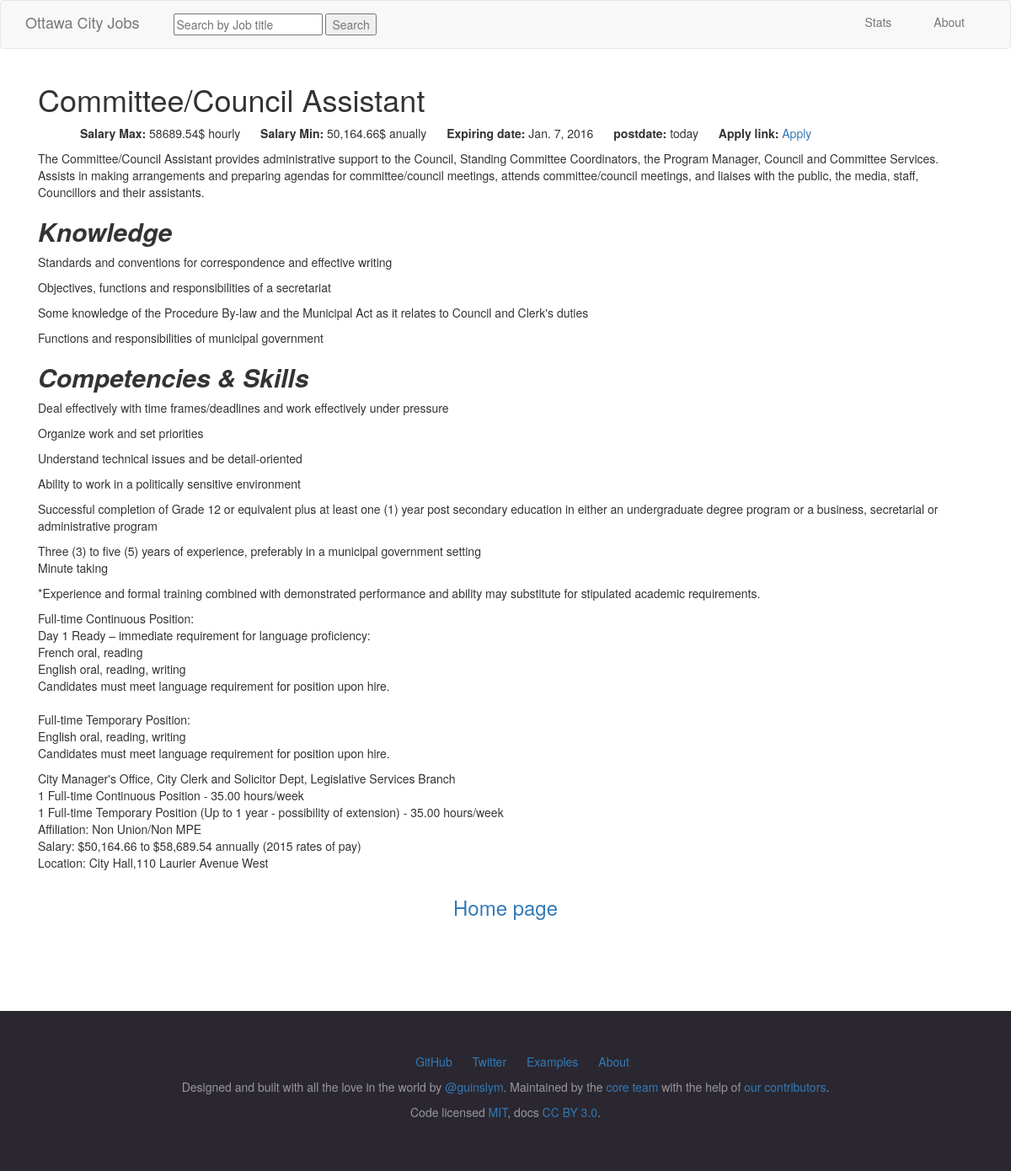
The app's page /emplois/81/ with its own data.
### emplois/models.py (models this page shows, shortened)
@python_2_unicode_compatible
class Job(models.Model):
    FRENCH = 'FR'
    ENGLISH = 'EN'
    LANGUAGE_CHOICE = (
            (FRENCH, 'Francais'),
            (ENGLISH, 'English'),
            )
    joburl = models.URLField(max_length=250, blank=True, null=True)
    expirydate = models.DateField(auto_now=True, blank=True, null=True)
    salarymax = models.CharField(max_length=40, blank=True, null=True)
    salarymin = models.CharField(max_length=40, blank=True, null=True)
    salarytype = models.CharField(max_length=20, blank=True, null=True)
    name = models.CharField(max_length=40, blank=True, null=True)
    language = models.CharField(max_length=2, choices=LANGUAGE_CHOICE, default=ENGLISH)
    position = models.CharField(max_length=150, blank=True, null=True)
    jobref = models.CharField(max_length=30, unique=True, blank=True, null=True)
    job_summary = models.TextField(blank=True, null=True)
    pub_date = models.DateTimeField(auto_now=True, blank=True, null=True)
    slug = AutoSlugField(populate_from='name',
                         unique_with=['jobref','position', 'pub_date__month'])

@python_2_unicode_compatible
class Description(models.Model):
    jobs = models.ForeignKey(Job, on_delete=models.CASCADE)
    knowledge = models.TextField(blank=True, null=True)
    languagecert = models.TextField(blank=True, null=True)
    educationandexp = models.TextField(blank=True, null=True)
    company_desc = models.TextField(blank=True, null=True)
    pub_date = models.DateTimeField(auto_now=True, blank=True, null=True)

### emplois/views.py (the view)
# urls.py: url(r'^(?P<pk>[0-9]+)/$', views.DetailView.as_view(), name='detail'),
class DetailView(generic.DetailView):
    model = Job
    template_name = 'emplois/details.html'
    context_object_name='job'

### emplois/templates/emplois/details.html (shortened to what this page needs)
{% extends "base.html" %}
{% load humanize %}
	{% block content %}
	<div class="row">
		<div class="col-lg-12">
			<h1>{{ job.position }}</h1>
				<ul>
					<li><strong>Salary Max: </strong>
						{% if ',' in job.salarymax %}
					{{ job.salarymax | intcomma }}$ anually
					{% else %}
					{{ job.salarymax | floatformat:2 }}$ hourly
					{% endif %}
					</li>
					<li><strong>Salary Min: </strong>
						{% if ',' in job.salarymin %}
					{{ job.salarymin | intcomma }}$ anually
					{% else %}
					{{ job.salarymin | floatformat:2 }}$ hourly
					{% endif %}
					</li>
					<li><strong>Expiring date: </strong>{{ job.expirydate }}</li>
					<li><strong>postdate: </strong> {{ job.pub_date| naturalday }}</li>
					<li><strong>Apply link: </strong> <a href="{{ job.joburl }}" target="_blank">Apply</a></li>
			</ul>
			{% autoescape off %}
				{{job.job_summary}}
				{{job.description_set.all.0.knowledge }}
				{{job.description_set.all.0.educationandexp }}
				{{job.description_set.all.0.languagecert }}
				{{job.description_set.all.0.company_desc }}
			{% endautoescape %}
		</div>
	</div>
<div class="row text-center">
	<h3><a href="/">Home page</a></h3>
</div>
	{% endblock %}

### emplois/templates/base.html (style rules this page uses)
ul li { display: inline; list-style: none; padding-left: 10px; padding-right: 10px; }

### records on screen
Job: position "Committee/Council Assistant", salarymax "58689.54", salarymin "50,164.66", expirydate "Jan. 7, 2016", pub_date "today", job_summary "The Committee/Council Assistant provides administrative support to the Council, Standing Committee Coordinators, the Program Manager, Council and Committee Services. Assists in making arrangements and preparing agendas for committee/council meetings, attends committee/council meetings, and liaises with the public, the media, staff, Councillors and their assistants.", description_set.all.0.knowledge "Knowledge Standards and conventions for correspondence and effective writing Objectives, functions and responsibilities of a secretariat Some knowledge of the Procedure By-law and the Municipal Act as it relates to Council and Clerk's duties Functions and responsibilities of municipal government Competencies & Skills Deal effectively with time frames/deadlines and work effectively under pressure Organize work and set priorities Understand technical issues and be detail-oriented Ability to work in a politically sensitive environment", description_set.all.0.educationandexp "Successful completion of Grade 12 or equivalent plus at least one (1) year post secondary education in either an undergraduate degree program or a business, secretarial or administrative program Three (3) to five (5) years of experience, preferably in a municipal government setting Minute taking *Experience and formal training combined with demonstrated performance and ability may substitute for stipulated academic requirements.", description_set.all.0.languagecert "Full-time Continuous Position: Day 1 Ready – immediate requirement for language proficiency: French oral, reading English oral, reading, writing Candidates must meet language requirement for position upon hire. Full-time Temporary Position: English oral, reading, writing Candidates must meet language requirement for position upon hire.", description_set.all.0.company_desc "City Manager's Office, City Clerk and Solicitor Dept, Legislative Services Branch 1 Full-time Continuous Position - 35.00 hours/week 1 Full-time Temporary Position (Up to 1 year - possibility of extension) - 35.00 hours/week Affiliation: Non Union/Non MPE Salary: $50,164.66 to $58,689.54 annually (2015 rates of pay) Location: City Hall,110 Laurier Avenue West"
